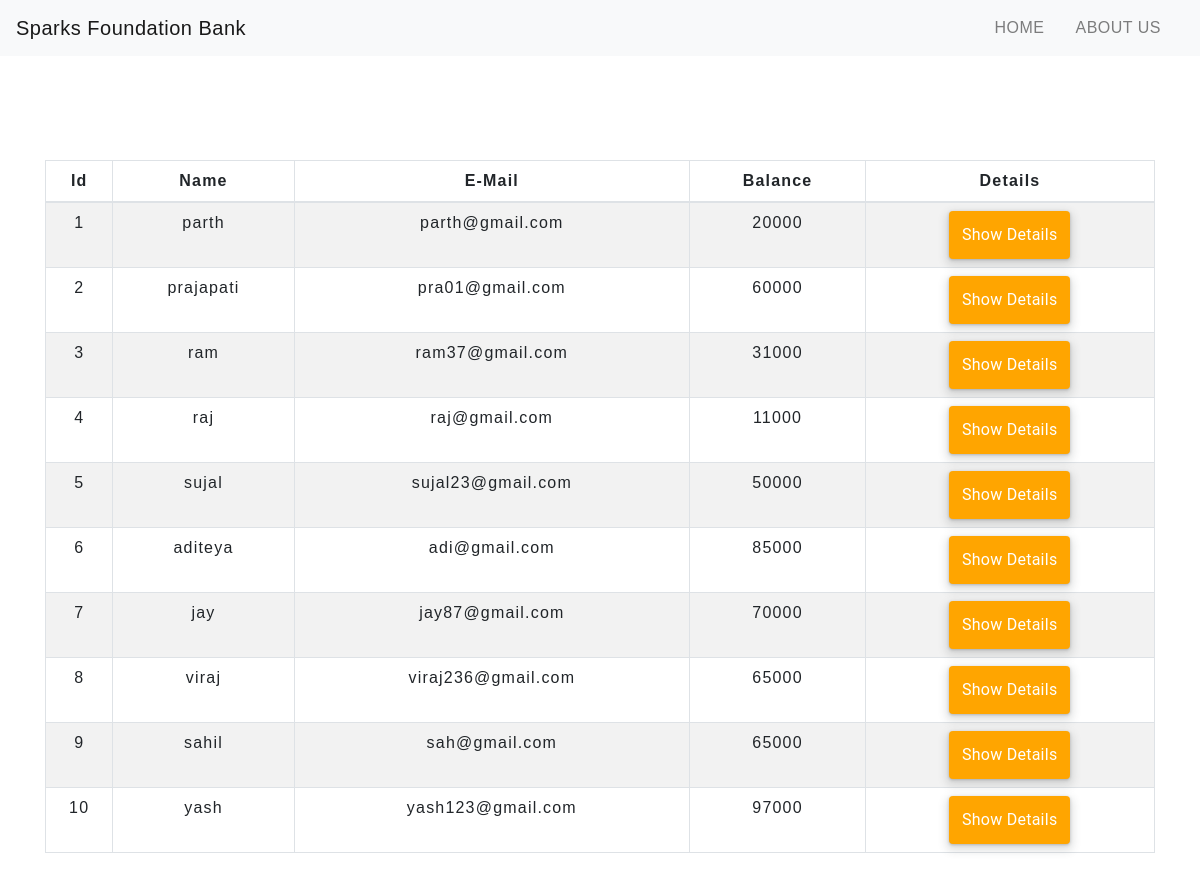
The app's page /transfermoney.php with its own data.
### tables this page shows
CREATE TABLE `users` (
  `id` int(5) NOT NULL,
  `name` text NOT NULL,
  `email` varchar(30) NOT NULL,
  `balance` int(8) NOT NULL
);

### transfermoney.php (the view, shortened to what this page needs)
<!DOCTYPE html>
<html lang="en">
<head>
    <link rel="stylesheet" href="https://maxcdn.bootstrapcdn.com/bootstrap/4.0.0/css/bootstrap.min.css"
>
    <link rel="stylesheet" type="text/css" href="css/table.css">
    <link rel="stylesheet" type="text/css" href="css/name.css">
</head>
<body>
    <?php
    include 'config.php';
    $sql = "SELECT * FROM users";
    $result = mysqli_query($conn,$sql);
?>
    <?php
  include 'name.php';
?>
    <div class="container">
        <h2 class="text-center pt-4">TRANSFER MONEY</h2>
        <br>
        <div class="row">
            <div class="col">
                <div class="table-responsive-sm">
                    <table class="table table-hover table-sm table-striped table-condensed table-bordered">
                        <thead>
                            <tr>
                                <th scope="col" class="text-center py-2">Id</th>
                                <th scope="col" class="text-center py-2">Name</th>
                                <th scope="col" class="text-center py-2">E-Mail</th>
                                <th scope="col" class="text-center py-2">Balance</th>
                                <th scope="col" class="text-center py-2">Details</th>
                            </tr>
                        </thead>
                        <tbody>
                            <?php
                    while($rows=mysqli_fetch_assoc($result)){
                ?>
                            <tr>
                                <td class="text-center py-2"><?php echo $rows['id'] ?></td>
                                <td class="text-center py-2"><?php echo $rows['name']?></td>
                                <td class="text-center py-2"><?php echo $rows['email']?></td>
                                <td class="text-center py-2"><?php echo $rows['balance']?></td>
                                <td class="text-center py-2"><a
                                        href="selecteduserdetail.php?id= <?php echo $rows['id'] ;?>"> <button
                                            type="button" class="btn ">Show Details</button></a></td>
                            </tr>
                            <?php
                    }
                ?>
                        </tbody>
                    </table>
                </div>
            </div>
        </div>
    </div>
</body>
</html>

### name.php (shortened to what this page needs)
<nav class="navbar navbar-expand-md navbar-light bg-light">
<a class="navbar-brand" href="index.php">Sparks Foundation Bank</a>
<div class="collapse navbar-collapse" id="collapsibleNavbar">
      <ul class="navbar-nav ml-auto">
        <li class="nav-item">
          <a class="nav-link" href="index.php">HOME</a>
        </li>
        <li class="nav-item">
          <a class="nav-link" href="about.php">ABOUT US</a>
        </li>
 </div>
 </nav>

### table.css (style rules this page uses)
* { padding: 0; margin: 0; box-sizing: border-box; font-family: sans-serif; }
h2 { font-size: 40px; }
table { letter-spacing: 1.2px; }
td { text-align: center; }
button { border:rgb(88, 163, 122); background: #f00808; transition: 1s; }

### name.css (style rules this page uses)
.nav-link { margin-right: 15px; color:#ffffff; letter-spacing: 0.5px; transition: 0.5s; }
.navbar-brand { color: #ffffff; letter-spacing: 0.5px; }
h2 { color: #ffffff; letter-spacing: 0.5px; font-family: raleway; }

### transfermoney.php (style rules this page uses)
button { align-items: center; appearance: none; background-color: orange; border-radius: 24px; border-style: none; box-shadow: rgba(0, 0, 0, .2) 0 3px 5px -1px, rgba(0, 0, 0, .14) 0 6px 10px 0, rgba(0, 0, 0, .12) 0 1px 18px 0; box-sizing: border-box; color: white; cursor: pointer; display: inline-flex; fill: currentcolor; font-family: "Google Sans", Roboto, Arial, sans-serif; font-size: 14px; font-weight: 500; height: 48px; justify-content: center; letter-spacing: .25px; line-height: normal; max-width: 100%; overflow: visible; padding: 2px 24px; position: relative; text-align: center; text-transform: none; transition: box-shadow 280ms cubic-bezier(.4, 0, .2, 1), opacity 15ms linear 30ms, transform 270ms cubic-bezier(0, 0, .2, 1) 0ms; user-select: none; -webkit-user-select: none; touch-action: manipulation; width: auto; will-change: transform, opacity; z-index: 0; }
button:not(:disabled) { box-shadow: rgba(60, 64, 67, .3) 0 1px 3px 0, rgba(60, 64, 67, .15) 0 4px 8px 3px; }

### records on screen
users: id "1", name "parth", email "parth@gmail.com", balance "20000"
users: id "2", name "prajapati", email "pra01@gmail.com", balance "60000"
users: id "3", name "ram", email "ram37@gmail.com", balance "31000"
users: id "4", name "raj", email "raj@gmail.com", balance "11000"
users: id "5", name "sujal", email "sujal23@gmail.com", balance "50000"
users: id "6", name "aditeya", email "adi@gmail.com", balance "85000"
users: id "7", name "jay", email "jay87@gmail.com", balance "70000"
users: id "8", name "viraj", email "viraj236@gmail.com", balance "65000"
users: id "9", name "sahil", email "sah@gmail.com", balance "65000"
users: id "10", name "yash", email "yash123@gmail.com", balance "97000"
